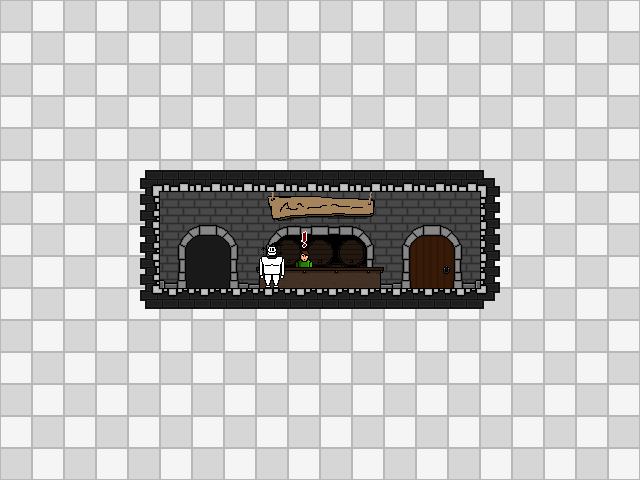

This is a level from a 2D game, rendered from its Tiled map with the project's own tilesets. A one-line summary and the complete map file follow:
An orthogonal 20x15 tile map with 32x32 px tiles, 6 tile layers (Walls, WallsFront, SellerPlaceholder, DoorsPlaceholder, ...), 2 tilesets, 1 image layer.

<map version="1.9" tiledversion="1.9.2" orientation="orthogonal" renderorder="left-up" width="20" height="15" tilewidth="32" tileheight="32" infinite="0" nextlayerid="10" nextobjectid="1">
 <editorsettings>
  <export target="../Floors/floor_seller.tmj" format="json" />
 </editorsettings>
 <tileset firstgid="1" name="prototype_tileset" tilewidth="32" tileheight="32" tilecount="128" columns="16">
  <image source="../prototype_tileset.png" width="512" height="256" />
 </tileset>
 <tileset firstgid="129" name="playerSketch" tilewidth="32" tileheight="32" tilecount="16" columns="8">
  <image source="../../../Documentation/Recherches/playerSketch.png" width="256" height="64" />
 </tileset>
 <imagelayer id="2" name="PrototypeBackground" locked="1">
  <image source="../../Sprites/Environment/Prototype/prototype_background_full.png" width="640" height="480" />
 </imagelayer>
 <layer id="3" name="Walls" width="20" height="15">
  <data encoding="csv">
0,0,0,0,0,0,0,0,0,0,0,0,0,0,0,0,0,0,0,0,
0,0,0,0,0,0,0,0,0,0,0,0,0,0,0,0,0,0,0,0,
0,0,0,0,0,0,0,0,0,0,0,0,0,0,0,0,0,0,0,0,
0,0,0,0,0,0,0,0,0,0,0,0,0,0,0,0,0,0,0,0,
0,0,0,0,0,0,0,0,0,0,0,0,0,0,0,0,0,0,0,0,
0,0,0,0,52,53,53,53,53,53,53,53,53,53,53,54,0,0,0,0,
0,0,0,0,68,49,50,50,50,50,50,50,50,50,51,70,0,0,0,0,
0,0,0,0,68,49,50,50,50,50,50,50,50,50,51,70,0,0,0,0,
0,0,0,0,68,65,66,66,66,66,66,66,66,66,67,70,0,0,0,0,
0,0,0,0,84,85,85,85,85,85,85,85,85,85,85,86,0,0,0,0,
0,0,0,0,0,0,0,0,0,0,0,0,0,0,0,0,0,0,0,0,
0,0,0,0,0,0,0,0,0,0,0,0,0,0,0,0,0,0,0,0,
0,0,0,0,0,0,0,0,0,0,0,0,0,0,0,0,0,0,0,0,
0,0,0,0,0,0,0,0,0,0,0,0,0,0,0,0,0,0,0,0,
0,0,0,0,0,0,0,0,0,0,0,0,0,0,0,0,0,0,0,0
</data>
 </layer>
 <layer id="8" name="WallsFront" width="20" height="15">
  <data encoding="csv">
0,0,0,0,0,0,0,0,0,0,0,0,0,0,0,0,0,0,0,0,
0,0,0,0,0,0,0,0,0,0,0,0,0,0,0,0,0,0,0,0,
0,0,0,0,0,0,0,0,0,0,0,0,0,0,0,0,0,0,0,0,
0,0,0,0,0,0,0,0,0,0,0,0,0,0,0,0,0,0,0,0,
0,0,0,0,0,0,0,0,0,0,0,0,0,0,0,0,0,0,0,0,
0,0,0,0,0,0,0,0,0,0,0,0,0,0,0,0,0,0,0,0,
0,0,0,0,0,0,0,0,11,12,13,14,0,0,0,0,0,0,0,0,
0,0,0,0,0,0,0,0,27,28,29,30,0,0,0,0,0,0,0,0,
0,0,0,0,0,0,0,0,43,44,45,46,0,0,0,0,0,0,0,0,
0,0,0,0,0,0,0,0,0,0,0,0,0,0,0,0,0,0,0,0,
0,0,0,0,0,0,0,0,0,0,0,0,0,0,0,0,0,0,0,0,
0,0,0,0,0,0,0,0,0,0,0,0,0,0,0,0,0,0,0,0,
0,0,0,0,0,0,0,0,0,0,0,0,0,0,0,0,0,0,0,0,
0,0,0,0,0,0,0,0,0,0,0,0,0,0,0,0,0,0,0,0,
0,0,0,0,0,0,0,0,0,0,0,0,0,0,0,0,0,0,0,0
</data>
 </layer>
 <layer id="9" name="SellerPlaceholder" width="20" height="15">
  <data encoding="csv">
0,0,0,0,0,0,0,0,0,0,0,0,0,0,0,0,0,0,0,0,
0,0,0,0,0,0,0,0,0,0,0,0,0,0,0,0,0,0,0,0,
0,0,0,0,0,0,0,0,0,0,0,0,0,0,0,0,0,0,0,0,
0,0,0,0,0,0,0,0,0,0,0,0,0,0,0,0,0,0,0,0,
0,0,0,0,0,0,0,0,0,0,0,0,0,0,0,0,0,0,0,0,
0,0,0,0,0,0,0,0,0,0,0,0,0,0,0,0,0,0,0,0,
0,0,0,0,0,0,0,0,0,0,0,0,0,0,0,0,0,0,0,0,
0,0,0,0,0,0,0,0,0,31,0,0,0,0,0,0,0,0,0,0,
0,0,0,0,0,0,0,0,0,47,0,0,0,0,0,0,0,0,0,0,
0,0,0,0,0,0,0,0,0,0,0,0,0,0,0,0,0,0,0,0,
0,0,0,0,0,0,0,0,0,0,0,0,0,0,0,0,0,0,0,0,
0,0,0,0,0,0,0,0,0,0,0,0,0,0,0,0,0,0,0,0,
0,0,0,0,0,0,0,0,0,0,0,0,0,0,0,0,0,0,0,0,
0,0,0,0,0,0,0,0,0,0,0,0,0,0,0,0,0,0,0,0,
0,0,0,0,0,0,0,0,0,0,0,0,0,0,0,0,0,0,0,0
</data>
 </layer>
 <layer id="6" name="DoorsPlaceholder" width="20" height="15">
  <data encoding="csv">
0,0,0,0,0,0,0,0,0,0,0,0,0,0,0,0,0,0,0,0,
0,0,0,0,0,0,0,0,0,0,0,0,0,0,0,0,0,0,0,0,
0,0,0,0,0,0,0,0,0,0,0,0,0,0,0,0,0,0,0,0,
0,0,0,0,0,0,0,0,0,0,0,0,0,0,0,0,0,0,0,0,
0,0,0,0,0,0,0,0,0,0,0,0,0,0,0,0,0,0,0,0,
0,0,0,0,0,0,0,0,0,0,0,0,0,0,0,0,0,0,0,0,
0,0,0,0,0,0,0,0,0,0,0,0,0,0,0,0,0,0,0,0,
0,0,0,0,0,21,22,23,0,0,0,0,24,25,26,0,0,0,0,0,
0,0,0,0,0,37,38,39,0,0,0,0,40,41,42,0,0,0,0,0,
0,0,0,0,0,0,0,0,0,0,0,0,0,0,0,0,0,0,0,0,
0,0,0,0,0,0,0,0,0,0,0,0,0,0,0,0,0,0,0,0,
0,0,0,0,0,0,0,0,0,0,0,0,0,0,0,0,0,0,0,0,
0,0,0,0,0,0,0,0,0,0,0,0,0,0,0,0,0,0,0,0,
0,0,0,0,0,0,0,0,0,0,0,0,0,0,0,0,0,0,0,0,
0,0,0,0,0,0,0,0,0,0,0,0,0,0,0,0,0,0,0,0
</data>
 </layer>
 <layer id="7" name="Foreground" width="20" height="15">
  <data encoding="csv">
0,0,0,0,0,0,0,0,0,0,0,0,0,0,0,0,0,0,0,0,
0,0,0,0,0,0,0,0,0,0,0,0,0,0,0,0,0,0,0,0,
0,0,0,0,0,0,0,0,0,0,0,0,0,0,0,0,0,0,0,0,
0,0,0,0,0,0,0,0,0,0,0,0,0,0,0,0,0,0,0,0,
0,0,0,0,0,0,0,0,0,0,0,0,0,0,0,0,0,0,0,0,
0,0,0,0,0,0,0,0,0,0,0,0,0,0,0,0,0,0,0,0,
0,0,0,0,0,0,0,0,0,0,0,0,0,0,0,0,0,0,0,0,
0,0,0,0,0,0,0,0,0,0,0,0,0,0,0,0,0,0,0,0,
0,0,0,0,0,0,0,0,5,6,6,7,0,0,0,0,0,0,0,0,
0,0,0,0,0,0,0,0,0,0,0,0,0,0,0,0,0,0,0,0,
0,0,0,0,0,0,0,0,0,0,0,0,0,0,0,0,0,0,0,0,
0,0,0,0,0,0,0,0,0,0,0,0,0,0,0,0,0,0,0,0,
0,0,0,0,0,0,0,0,0,0,0,0,0,0,0,0,0,0,0,0,
0,0,0,0,0,0,0,0,0,0,0,0,0,0,0,0,0,0,0,0,
0,0,0,0,0,0,0,0,0,0,0,0,0,0,0,0,0,0,0,0
</data>
 </layer>
 <layer id="5" name="PlayerPlaceholder" width="20" height="15">
  <data encoding="csv">
0,0,0,0,0,0,0,0,0,0,0,0,0,0,0,0,0,0,0,0,
0,0,0,0,0,0,0,0,0,0,0,0,0,0,0,0,0,0,0,0,
0,0,0,0,0,0,0,0,0,0,0,0,0,0,0,0,0,0,0,0,
0,0,0,0,0,0,0,0,0,0,0,0,0,0,0,0,0,0,0,0,
0,0,0,0,0,0,0,0,0,0,0,0,0,0,0,0,0,0,0,0,
0,0,0,0,0,0,0,0,0,0,0,0,0,0,0,0,0,0,0,0,
0,0,0,0,0,0,0,0,0,0,0,0,0,0,0,0,0,0,0,0,
0,0,0,0,0,0,0,0,129,0,0,0,0,0,0,0,0,0,0,0,
0,0,0,0,0,0,0,0,137,0,0,0,0,0,0,0,0,0,0,0,
0,0,0,0,0,0,0,0,0,0,0,0,0,0,0,0,0,0,0,0,
0,0,0,0,0,0,0,0,0,0,0,0,0,0,0,0,0,0,0,0,
0,0,0,0,0,0,0,0,0,0,0,0,0,0,0,0,0,0,0,0,
0,0,0,0,0,0,0,0,0,0,0,0,0,0,0,0,0,0,0,0,
0,0,0,0,0,0,0,0,0,0,0,0,0,0,0,0,0,0,0,0,
0,0,0,0,0,0,0,0,0,0,0,0,0,0,0,0,0,0,0,0
</data>
 </layer>
</map>
